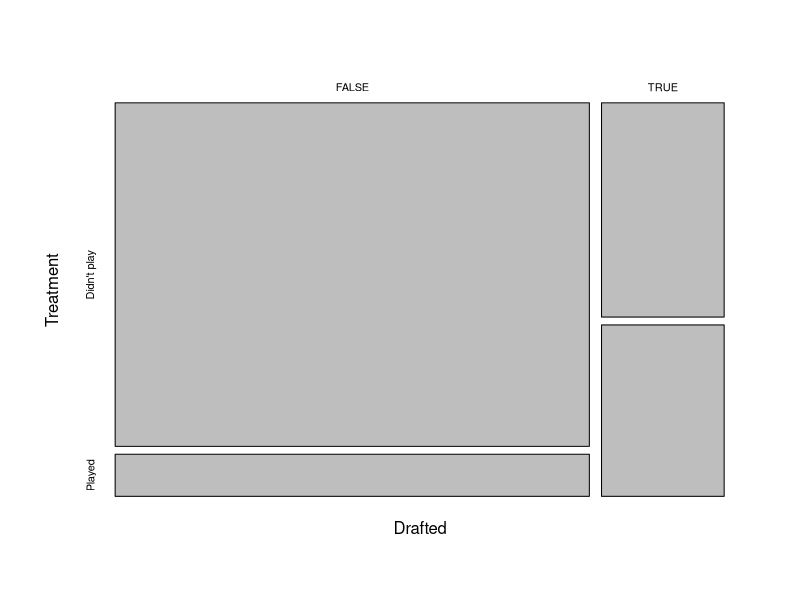
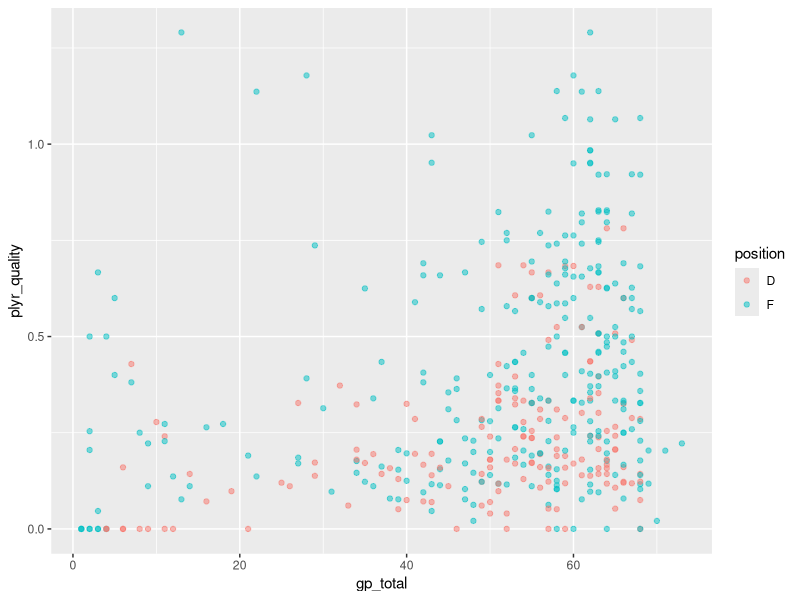
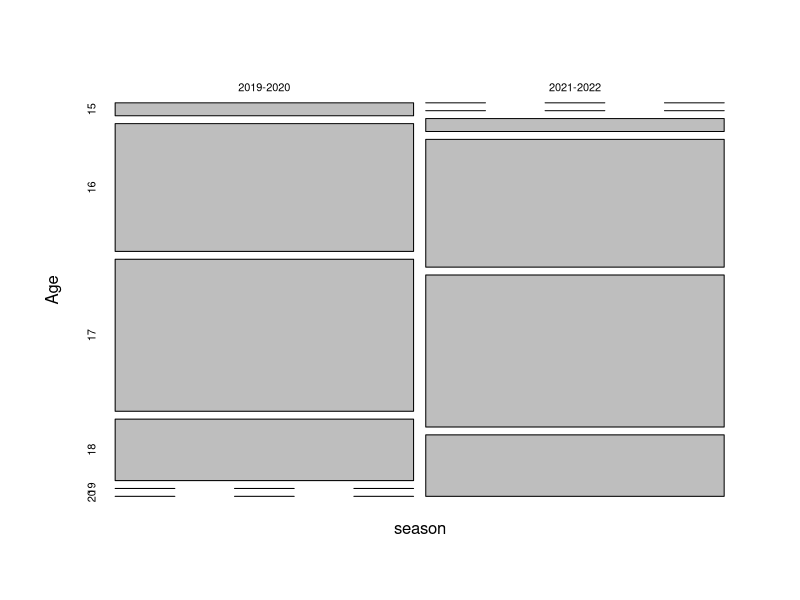
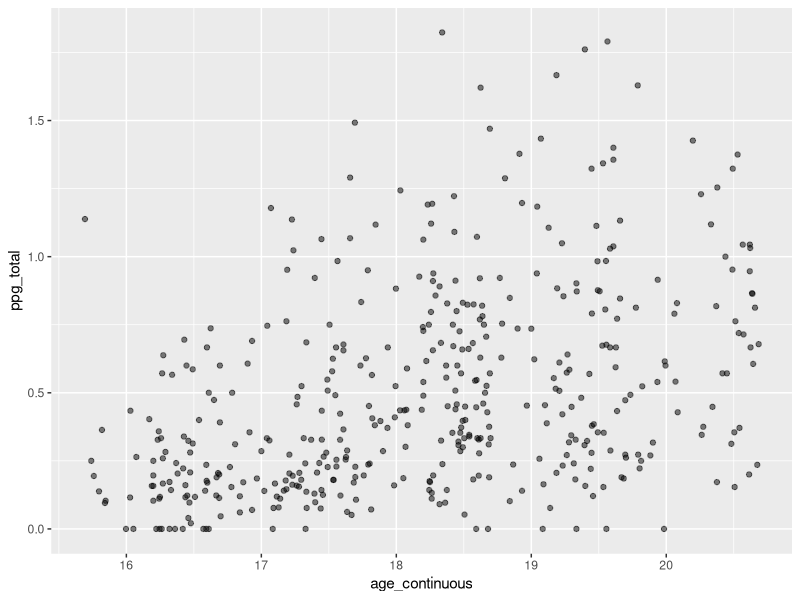
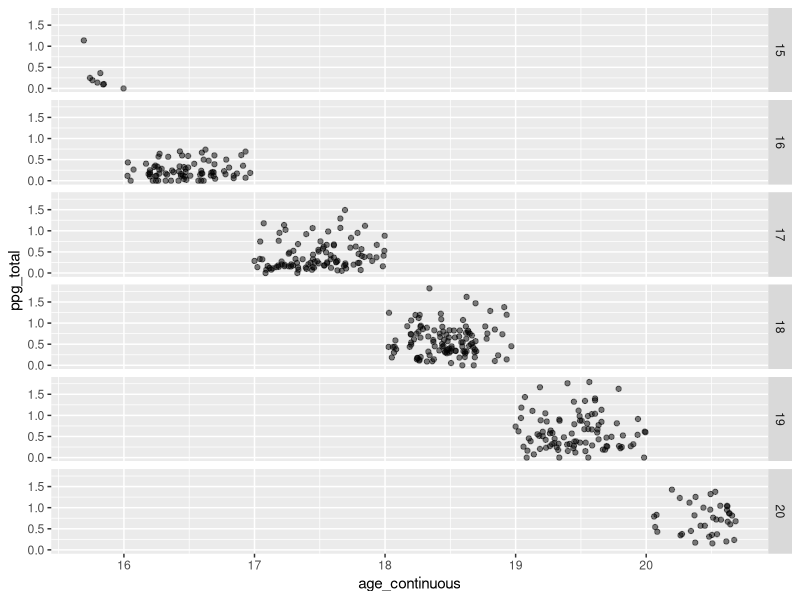
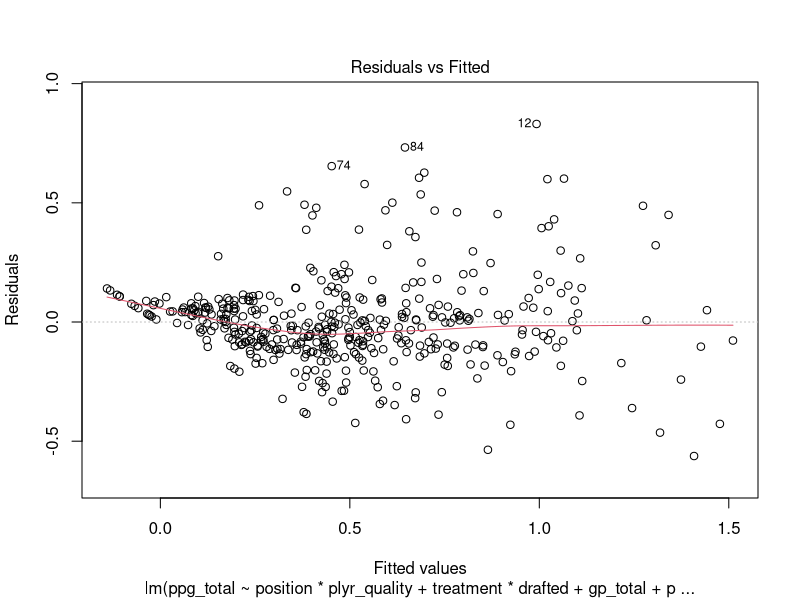
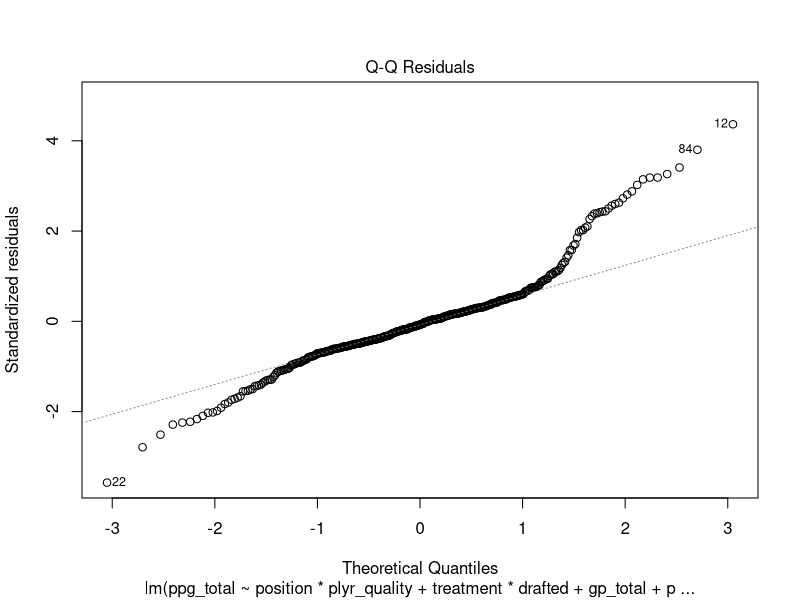
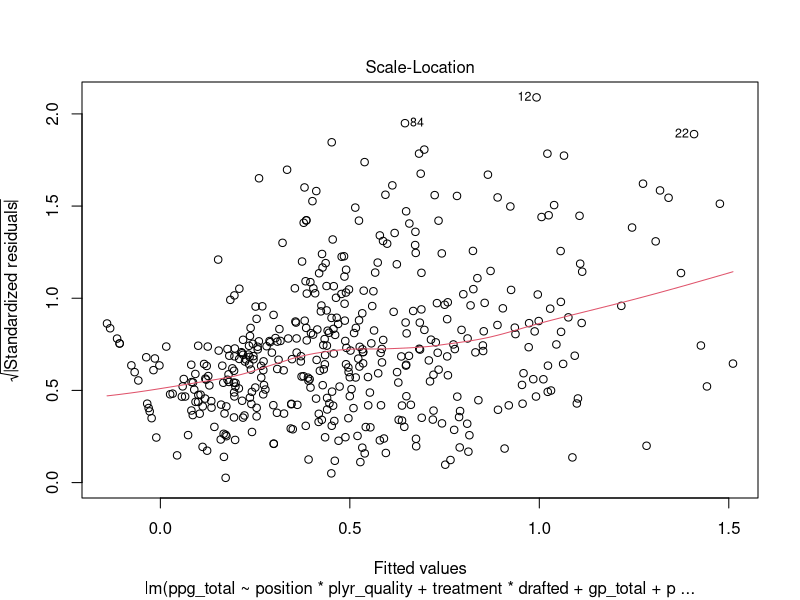

Write R code to recreate these figures, in order. (Note: this script raises an error after producing the figures.)
## ---- chunk 1
knitr::opts_chunk$set(echo = FALSE, message = FALSE, warning = FALSE)
## ---- chunk 2
library(tidyverse)
library(lubridate)
library(ggridges)
# Jackie
library(RColorBrewer)
library(ggbeeswarm)
## ---- chunk 3
ohl <- read_csv("../sams_ohl_data_request.csv")
ohl_covid <- ohl %>%
  filter(season %in% c("2019-2020","2020-2021", "2021-2022"))
## ---- chunk 4
## Add treatment var:

# Filtering only for players who played more than 10 games (should we combine number of games played across leagues?)
ohl_20_21 <- ohl %>%
  filter(season == "2020-2021", gp > 10)

# Split players up into treatment vs non-treatment
ohl_treatment <- ohl %>%
  filter(season %in% c("2019-2020", "2021-2022"), league == "OHL") %>%
  group_by(player_id, season) %>%
  mutate(ppg = sum(pts)/sum(gp),
         treatment = ifelse(player_id %in% ohl_20_21$player_id, "Played", "Didn't play")
  ) %>%
  ungroup()

plyr_quality <- ohl %>%
  filter(season == "2019-2020", league == "OHL") %>%
  group_by(player_id) %>%
  mutate(plyr_quality = sum(pts)/sum(gp)) %>%
  filter(duplicated(player_id) == FALSE) %>%
  ungroup() %>%
  select(player_id, plyr_quality)

# View(plyr_quality %>%
#   filter(duplicated(plyr_quality$player_id) == TRUE))
# ## need to deal with duplicate players/rows
# View(ohl_filtered %>%
#   filter(duplicated(ohl_filtered$player_id) == TRUE))


# We need to check that each player played in the OHL in 2019-2020 and 2021-2022
ohl_szn <- ohl %>%
  filter(season %in% c("2019-2020", "2021-2022"), league == "OHL") %>%
  group_by(player_id) %>%
  mutate(played_2019 = season == "2019-2020",
         played_2021 = season == "2021-2022",
         played_both_szn = sum(played_2019) & sum(played_2021)) %>%
  ungroup() %>%
  filter(played_both_szn == TRUE)

ohl_pm <- ohl_szn %>%
  group_by(team_name, season) %>%
  arrange(team_name, season, desc(pm)) %>%
  mutate(pm_rank = 1:n(),
         pm_relative = pm - mean(pm)/mean(pm)
  ) %>%
  ungroup()

# add treatment variable through join
ohl_trt <- ohl_pm %>%
  left_join(select(ohl_treatment, player_id, season, team_name, treatment), by = c("player_id", "team_name", "season")) %>%
  mutate(ppg = pts/gp) 

# add age variable
ohl_age <- ohl_trt %>%
  group_by(player_id, season) %>%
  mutate(year = strsplit(season, "-")[[1]][1]) %>%
  mutate(age = trunc((dob %--% as.Date(paste0(year, "-9-15"))) / years(1)),
         age_continuous = (dob %--% as.Date(paste0(year, "-09-15"))) / years(1)
  ) %>%
  ungroup() #%>%
  #filter(age %in% 16:22)
    
# add player quality
ohl_qlty <- ohl_age %>%
  left_join(plyr_quality, by = "player_id") %>%
  group_by(player_id, season) %>%
  mutate(ppg_total = sum(pts)/sum(gp),
         gp_total = sum(gp),
         pts_total = sum(pts)) %>%
  arrange(player_id, season, -plyr_quality) %>%
  filter(duplicated(player_id) == FALSE) %>%
  ungroup()#%>%
  # filter(ppg != 0) %>%
  # mutate(log_ppg = log(ppg))

# ohl_qlty <- ohl_age %>%
#   left_join(plyr_quality, by = "player_id") %>%
#   group_by(player_id, season) %>%
#   summarize_at(vars(gp, pts), "sum") %>%
#   group_by(player_id) %>% 
#   mutate(ppg_total = pts/gp, count_seasons = n()) %>% 
#   filter(count_seasons == 2) %>%
#   ungroup()

# were they drafted
ohl_filtered <- ohl_qlty %>%
  mutate(drafted = !is.na(draft_year)) %>%
  select(season, player_id, treatment, first_name, last_name, position, plyr_quality, age, gp_total, pts_total, ppg_total, drafted, draft_year, round, overall_pick_num, age_continuous)

## Trying to combine players who played for two teams into one

# combined <- ohl_filtered %>%
  

ohl_treatment_21_22 <- ohl_filtered %>%
  filter(season == "2021-2022")
## ---- chunk 5
# drafted vs treatment
mosaicplot(table("Drafted" = ohl_filtered$drafted,
                 "Treatment" = ohl_filtered$treatment),
           main = "",
           shade = FALSE)
## ---- chunk 6
ggplot(ohl_filtered, aes(x = gp_total, y = plyr_quality, color = position)) +
  geom_point(alpha = .5)
## ---- chunk 7
# drafted vs treatment
mosaicplot(table("season" = ohl_filtered$season,
                 "Age" = ohl_filtered$age),
           main = "",
           shade = FALSE)
## ---- chunk 8
#continuous age vs ppg
ggplot(ohl_filtered, aes(x = age_continuous, y = ppg_total)) +
  geom_point(alpha = .5)
ohl_filtered %>%
  #filter(age == 18) %>%
ggplot(aes(x = age_continuous, y = ppg_total)) +
  geom_point(alpha = .5) +
  facet_grid(rows = vars(age))
## ---- chunk 9
mlr_interaction <- lm(ppg_total ~ position*plyr_quality + treatment*drafted + gp_total + plyr_quality*gp_total + plyr_quality*drafted + age_continuous*plyr_quality + season, data = ohl_filtered)
summary(mlr_interaction)
plot(mlr_interaction)
## ---- chunk 10
#played vs didn't play
num_played <- nrow(filter(ohl_filtered, treatment == "Played"))
num_didnt <- nrow(filter(ohl_filtered, treatment == "Didn't play"))
print(paste0("proportion who played is ", round(num_played/nrow(ohl_filtered), 3)))
## ---- chunk 11
# rank within team
rank <- ohl %>%
  filter(league == "OHL", season %in% c("2019-2020", "2021-2022")) %>%
  group_by(team_name, season) %>%
  arrange(team_name, season, desc(pm)) %>%
  mutate(rank = 1:n()) %>%
  ungroup()

relative_pm <- ohl %>%
  filter(league == "OHL", season %in% c("2019-2020", "2021-2022")) %>%
  group_by(team_name, season) %>%
  mutate(rel_pm = pm - mean(pm)/mean(pm)) %>%
  ungroup()
## ---- chunk 12
# glm gamma distribution
set.seed(2004)
ohl_filtered <- ohl_filtered %>%
  mutate(is_train = sample(rep(0:1, length.out = nrow(ohl_filtered))))
ohl_glm <- glm(ppg_total ~ position + plyr_quality + treatment + drafted + gp_total + age_continuous + season, 
                         data = filter(ohl_filtered, is_train == 1), 
                         family = Gamma)
# batted_ball_data <- batted_ball_data %>%
#   mutate(init_glm_hr_prob = predict(init_linear_logit,
#                                     newdata = batted_ball_data,
#                                     type = "response"),
#          init_glm_hr_class = as.numeric(init_glm_hr_prob >= 0.5))
# batted_ball_data %>%
#   group_by(is_train) %>%
#   summarize(correct = mean(is_hr == init_glm_hr_class))

